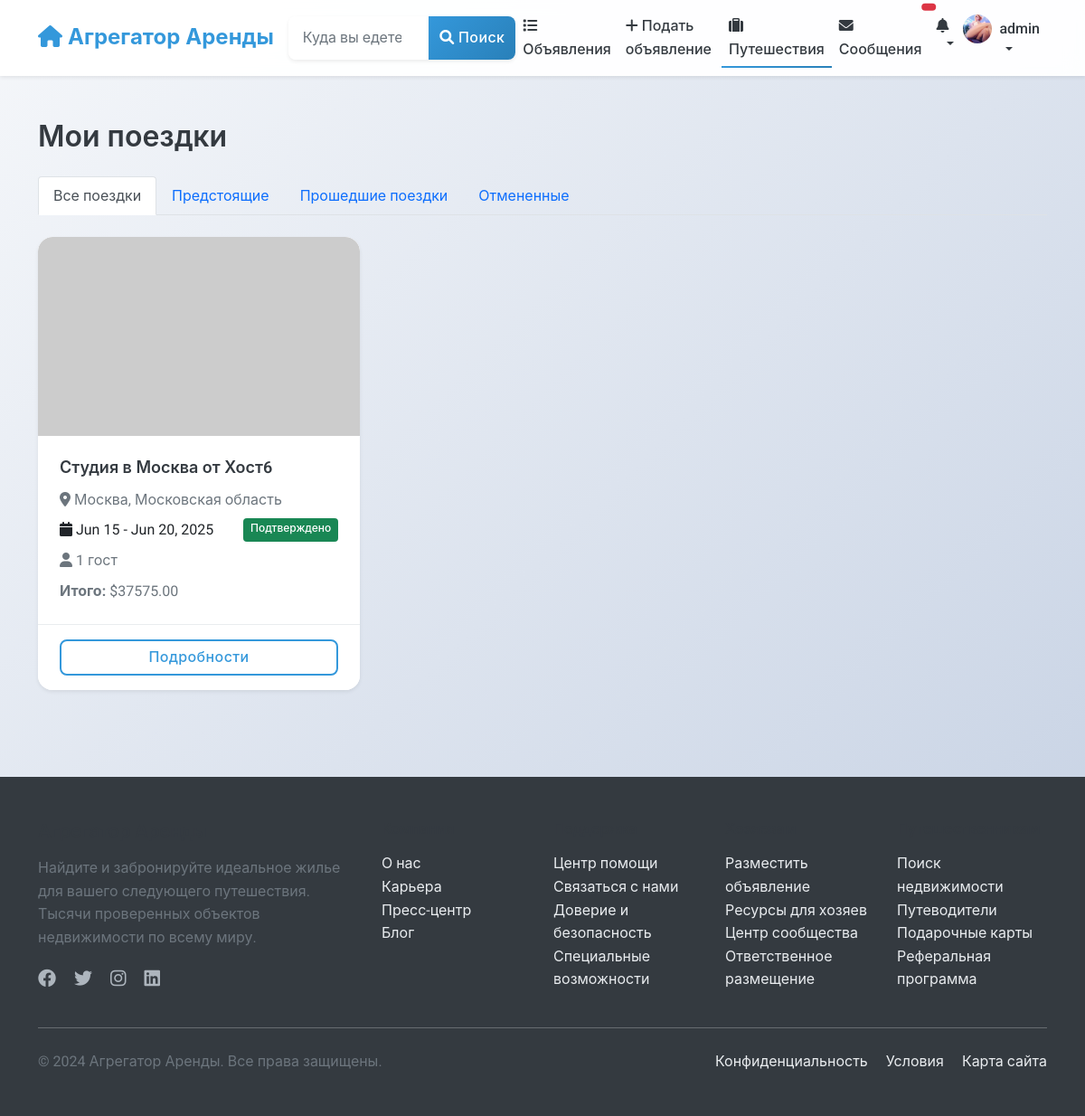
Before: /listings/my-bookings/ (signed in) with the older database file.
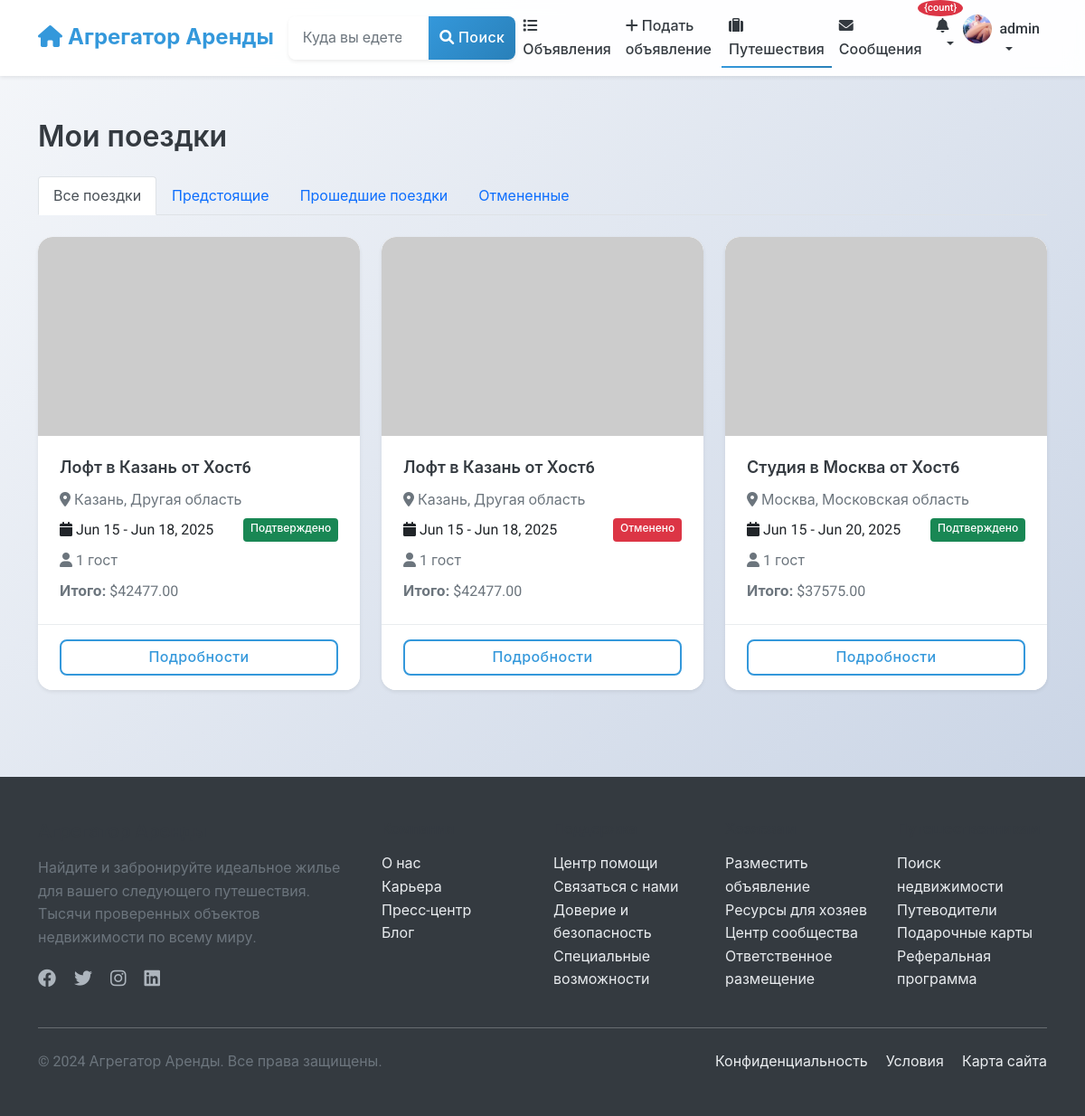
After: the same page with the newer database file.
### listings/models.py (models this page shows, shortened)
class Booking(models.Model):
    STATUS_CHOICES = [
        ('pending', _('Pending')),
        ('confirmed', _('Confirmed')),
        ('canceled', _('Canceled')),
        ('completed', _('Completed')),
    ]
    start_date = models.DateField(_("Check-in date"))
    end_date = models.DateField(_("Check-out date"))
    guests = models.PositiveSmallIntegerField(_("Number of guests"))
    status = models.CharField(_("Status"), max_length=20, choices=STATUS_CHOICES, default='pending')
    base_price = models.DecimalField(_("Base price"), max_digits=10, decimal_places=2)
    cleaning_fee = models.DecimalField(_("Cleaning fee"), max_digits=10, decimal_places=2)
    service_fee = models.DecimalField(_("Service fee"), max_digits=10, decimal_places=2)
    total_price = models.DecimalField(_("Total price"), max_digits=10, decimal_places=2)
    special_requests = models.TextField(_("Special requests"), blank=True)
    listing = models.ForeignKey(
        Listing,
        on_delete=models.CASCADE,
        related_name='bookings'
    )
    guest = models.ForeignKey(
        settings.AUTH_USER_MODEL,
        on_delete=models.CASCADE,
        related_name='bookings'
    )
    booking_reference = models.UUIDField(_("Booking reference"), default=uuid.uuid4, editable=False, unique=True)
    created_at = models.DateTimeField(_("Created at"), auto_now_add=True)
    updated_at = models.DateTimeField(_("Updated at"), auto_now=True)
    class Meta:
        verbose_name = _("Booking")
        verbose_name_plural = _("Bookings")
        ordering = ['-created_at']

class Listing(models.Model):
    title = models.CharField(_("Title"), max_length=100)
    description = models.TextField(_("Description"))
    address = models.CharField(_("Address"), max_length=255)
    city = models.CharField(_("City"), max_length=100)
    state = models.CharField(_("State/Province"), max_length=100)
    country = models.CharField(_("Country"), max_length=100)
    zip_code = models.CharField(_("ZIP/Postal Code"), max_length=20)
    latitude = models.DecimalField(_("Latitude"), max_digits=10, decimal_places=7, null=True, blank=True)
    longitude = models.DecimalField(_("Longitude"), max_digits=10, decimal_places=7, null=True, blank=True)
    price_per_night = models.DecimalField(_("Price per night"), max_digits=10, decimal_places=2)
    cleaning_fee = models.DecimalField(_("Cleaning fee"), max_digits=10, decimal_places=2, default=0)
    service_fee = models.DecimalField(_("Service fee"), max_digits=10, decimal_places=2, default=0)
    bedrooms = models.PositiveSmallIntegerField(_("Bedrooms"))
    bathrooms = models.DecimalField(_("Bathrooms"), max_digits=3, decimal_places=1)
    accommodates = models.PositiveSmallIntegerField(_("Accommodates"))
    property_type = models.CharField(_("Property type"), max_length=50)
    image_urls = models.JSONField(_("Image URLs"), default=list, null=True, blank=True)
    verification_video = models.FileField(
        _("Verification Video"),
        upload_to='verification_videos/',
        null=True,
        blank=True,
        help_text=_("Video proof of property compliance (max 250MB, for moderation only)")
    )
    amenities = models.JSONField(_("Amenities"), default=list)
    house_rules = models.TextField(_("House rules"), blank=True)
    check_in_time = models.TimeField(_("Check-in time"), null=True, blank=True)
    check_out_time = models.TimeField(_("Check-out time"), null=True, blank=True)
    minimum_nights = models.PositiveSmallIntegerField(_("Minimum nights"), default=1)
    maximum_nights = models.PositiveSmallIntegerField(_("Maximum nights"), default=30)
    is_active = models.BooleanField(_("Is active"), default=True)
    is_approved = models.BooleanField(_("Is approved"), default=False)
    host = models.ForeignKey(
        settings.AUTH_USER_MODEL,
        on_delete=models.CASCADE,
        related_name='listings'
    )
    created_at = models.DateTimeField(_("Created at"), auto_now_add=True)
    updated_at = models.DateTimeField(_("Updated at"), auto_now=True)
    class Meta:
        verbose_name = _("Listing")
        verbose_name_plural = _("Listings")
        ordering = ['-created_at', '-id']
        ordering = ['-created_at']
    @property
    def main_image_url(self):
        main_image = self.images.filter(is_main=True).first()
        if main_image:
            return main_image.image.url
        first_image = self.images.first()
        if first_image:
            return first_image.image.url
        if self.image_urls and len(self.image_urls) > 0:
            return self.image_urls[0]
        return "https://via.placeholder.com/800x600.png?text=No+Image+Available"

### listings/views.py (the view)
# urls.py: path('my-bookings/', views.user_bookings, name='user_bookings'),
@login_required
def user_bookings(request):
    bookings = Booking.objects.filter(guest=request.user).select_related('listing')
    status = request.GET.get('status')
    if status and status in [choice[0] for choice in Booking.STATUS_CHOICES]:
        bookings = bookings.filter(status=status)
    if request.GET.get('tab_content'):
        return render(request, 'listings/partials/user_bookings_content.html', {
            'bookings': bookings,
            'status_choices': Booking.STATUS_CHOICES,
            'current_status': status
        })
    return render(request, 'listings/user_bookings.html', {
        'bookings': bookings,
        'status_choices': Booking.STATUS_CHOICES,
        'current_status': status
    })

### notifications/templatetags/notify_tags.py (called while the page is built)
@register.simple_tag(takes_context=True)
def notification_count(context):
    user = context['request'].user
    if user.is_authenticated:
        count = user.notifications.filter(is_read=False).count()
        return count
    return 0

### listings/templates/listings/user_bookings.html (shortened to what the changed rows need)
{% extends 'base.html' %}
{% load static %}
{% block content %}
<div class="container py-4">
    <div class="row">
        <div class="col-12">
            <h2 class="mb-4">Мои поездки</h2>
            {% if bookings %}
                <div class="row row-cols-1 row-cols-md-2 row-cols-lg-3 g-4">
                    {% for booking in bookings %}
                    <div class="col">
                        <div class="card h-100 shadow-sm">
                            <img src="{{ booking.listing.main_image_url }}" class="card-img-top" alt="{{ booking.listing.title }}">
                            <div class="card-body">
                                <h5 class="card-title">{{ booking.listing.title }}</h5>
                                <p class="card-text text-muted mb-2">
                                    <i class="fas fa-map-marker-alt"></i> {{ booking.listing.city }}, {{ booking.listing.state }}
                                </p>
                                <div class="d-flex justify-content-between mb-2">
                                    <span>
                                        <i class="fas fa-calendar"></i> {{ booking.start_date|date:"M d" }} - {{ booking.end_date|date:"M d, Y" }}
                                    </span>
                                    <span class="badge {% if booking.status == 'confirmed' %}bg-success{% elif booking.status == 'pending' %}bg-warning text-dark{% elif booking.status == 'canceled' %}bg-danger{% elif booking.status == 'completed' %}bg-secondary{% endif %}">
                                        {% if booking.status == 'confirmed' %}Подтверждено
                                        {% elif booking.status == 'pending' %}В ожидании
                                        {% elif booking.status == 'canceled' %}Отменено
                                        {% elif booking.status == 'completed' %}Завершено
                                        {% endif %}
                                    </span>
                                </div>
                                <p class="card-text mb-2">
                                    <i class="fas fa-user"></i> {{ booking.guests }} гост{{ booking.guests|pluralize:"ь,я,ей" }}
                                </p>
                                <p class="card-text">
                                    <strong>Итого:</strong> ${{ booking.total_price }}
                                </p>
                            </div>
                            <div class="card-footer bg-white">
                                <div class="d-grid">
                                    <a href="{% url 'listings:booking_detail' reference=booking.booking_reference %}" class="btn btn-outline-primary">
                                        Подробности
                                    </a>
                                </div>
                            </div>
                        </div>
                    </div>
                    {% endfor %}
                </div>
            {% endif %}
        </div>
    </div>
</div>
{% endblock %}

### templates/includes/navbar.html (shortened to what the changed rows need)
<nav class="navbar navbar-expand-lg navbar-light bg-white shadow-sm">
    <div class="container">
        <div class="collapse navbar-collapse" id="navbarSupportedContent">
            <ul class="navbar-nav ms-auto mb-2 mb-lg-0">
                {% if user.is_authenticated %}
                    {% if user.is_host %}
                    <li class="nav-item dropdown">
                        <a class="nav-link dropdown-toggle" href="#" id="hostDropdown" role="button"
                           data-bs-toggle="dropdown" aria-expanded="false">
                            <i class="fas fa-home"></i> Управление
                        </a>
                        <ul class="dropdown-menu">
                            <li>
                                <a class="dropdown-item" href="{% url 'listings:host_dashboard' %}">
                                    <i class="fas fa-tachometer-alt"></i> Панель управления
                                </a>
                            </li>
                            <li>
                                <a class="dropdown-item" href="{% url 'listings:host_listings' %}">
                                    <i class="fas fa-list"></i> Мои объявления
                                </a>
                            </li>
                            <li>
                                <a class="dropdown-item" href="{% url 'listings:listing_create' %}">
                                    <i class="fas fa-plus"></i> Создать объявление
                                </a>
                            </li>
                            <li>
                                <a class="dropdown-item" href="{% url 'listings:host_bookings' %}">
                                    <i class="fas fa-calendar-check"></i> Запросы на бронирование
                                </a>
                            </li>
                            <li>
                                <a class="dropdown-item" href="{% url 'subscriptions:plan_list' %}">
                                    <i class="fas fa-credit-card"></i> Управление подписками
                                </a>
                            </li>
                        </ul>
                    </li>
                    {% else %}
                    <li class="nav-item">
                        <a class="nav-link" href="{% url 'listings:listing_create' %}">
                            <i class="fas fa-plus"></i> Подать объявление
                        </a>
                    </li>
                    {% endif %}
                    <li class="nav-item">
                        <a class="nav-link {% if request.resolver_match.url_name == 'user_bookings' %}active{% endif %}"
                           href="{% url 'listings:user_bookings' %}">
                            <i class="fas fa-suitcase"></i> Путешествия
                        </a>
                    </li>
                    <li class="nav-item">
                        <a class="nav-link position-relative {% if 'chat' in request.path %}active{% endif %}"
                           href="{% url 'chat:conversation_list' %}">
                            <i class="fas fa-envelope"></i> Сообщения
                            <span id="message-badge" class="position-absolute top-0 start-100 translate-middle badge rounded-pill bg-danger"
                                  hx-get="{% url 'chat:get_unread_count' %}"
                                  hx-trigger="load, every 30s"
                                  hx-swap="innerHTML">
                            </span>
                        </a>
                    </li>
                    <li class="nav-item dropdown">
                        <a class="nav-link dropdown-toggle position-relative" href="#" id="notificationDropdown"
                           role="button" data-bs-toggle="dropdown" aria-expanded="false"
                           onclick="loadNotifications()"
                           data-bs-auto-close="outside">
                            <i class="fas fa-bell"></i>
                            <span class="position-absolute"
                                  id="notification-badge-container"
                                  style="top: -8px; right: -8px; z-index: 1000;"
                                  hx-get="{% url 'notifications:get_unread_count' %}"
                                  hx-trigger="load, every 30s"
                                  hx-swap="innerHTML">
                                {% load notify_tags %}
                                {% notification_count as count %}
                                {% if count > 0 %}
                                <span class="badge bg-danger" id="notification-badge" style="font-size: 0.7rem; min-width: 18px; height: 18px; border-radius: 50%; display: flex; align-items: center; justify-content: center;">{count}</span>
                                {% endif %}
                            </span>
                        </a>
                    </li>
                    <li class="nav-item dropdown">
                        <a class="nav-link dropdown-toggle d-flex align-items-center" href="#" id="userDropdown" role="button"
                           data-bs-toggle="dropdown" aria-expanded="false">
                            {% if user.profile_picture %}
                                <img src="{{ user.profile_picture.url }}" alt="{{ user.username }}" class="rounded-circle me-2" width="32" height="32" style="object-fit: cover;">
                            {% else %}
                                <i class="fas fa-user-circle fa-lg me-2"></i>
                            {% endif %}
                            {{ user.username }}
                        </a>
                    </li>
                {% endif %}
            </ul>
        </div>
    </div>
</nav>

Changed rows visible on the page:
added Booking: listing "Лофт в Казань от Хост6", listing.city "Казань", listing.state "Другая область", start_date "Jun 15", end_date "Jun 18, 2025", status "Подтверждено", guests "1", total_price "42477.00"
added Booking: listing "Лофт в Казань от Хост6", listing.city "Казань", listing.state "Другая область", start_date "Jun 15", end_date "Jun 18, 2025", status "Отменено", guests "1", total_price "42477.00"
Other visible differences:
text now shown: "{count}"
